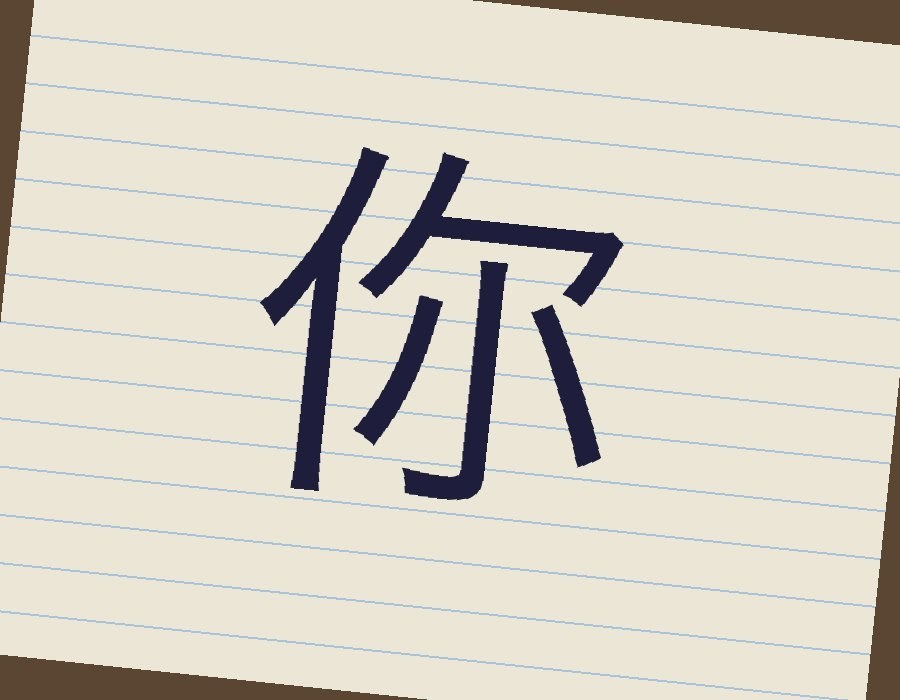
#> input picture backend/test_data/d_ni_clean.jpg, 900 x 700 px; its folder holds only this picture in this run
$ python -i strokes.py   (imports and definitions only)
#> lines starting #> are read from the running program, lines starting #| are printed output that depends on the picture; after the words box and inside, x2 and y2 are one past the last pixel; in counts of white or black regions, pixels touching at a corner belong together
### backend/worn/config.py
"""Paths, model names and timeouts. Every value can be overridden with a WORN_* env var."""

from __future__ import annotations

import os
from pathlib import Path

HERE = Path(__file__).resolve().parent.parent  # backend/
ROOT = HERE.parent
CONTENT_DIR = Path(os.environ.get("WORN_CONTENT_DIR", ROOT / "content"))
WEB_DIR = Path(os.environ.get("WORN_WEB_DIR", ROOT / "web"))
SEED_DIR = HERE / "seed"
DATA_DIR = Path(os.environ.get("WORN_DATA_DIR", HERE / "data"))  # memory + journal (gitignored)
CAPTURE_DIR = Path(os.environ.get("WORN_CAPTURE_DIR", HERE / "captures"))

OLLAMA_URL = os.environ.get("WORN_OLLAMA_URL", "http://127.0.0.1:11434")
VISION_MODEL = os.environ.get("WORN_VISION_MODEL", "qwen2.5vl:7b")
TUTOR_MODEL = os.environ.get("WORN_TUTOR_MODEL", "qwen2.5:14b")
TUTOR_FALLBACK = os.environ.get("WORN_TUTOR_FALLBACK", "qwen2.5:7b")
KEEP_ALIVE = os.environ.get("WORN_KEEP_ALIVE", "12h")
TUTOR_CTX = int(os.environ.get("WORN_TUTOR_CTX", "2048"))
VISION_CTX = int(os.environ.get("WORN_VISION_CTX", "4096"))

GRADE_TIMEOUT = float(os.environ.get("WORN_GRADE_TIMEOUT", "30"))
TUTOR_BUDGET = float(os.environ.get("WORN_TUTOR_BUDGET", "3"))  # brief: fall back to 7b past 3 s
HEDGE_AFTER = float(os.environ.get("WORN_HEDGE_AFTER", "1.0"))  # start 7b in parallel after this
DECIDE_CAP = float(os.environ.get("WORN_DECIDE_CAP", "4.5"))  # total; past it the rule policy decides
FALLBACK_TIMEOUT = float(os.environ.get("WORN_FALLBACK_TIMEOUT", "6"))
WARM_MODELS = os.environ.get("WORN_WARM", "1") == "1"
FAKE_GRADE = os.environ.get("WORN_FAKE_GRADE") == "1"  # demo safety net: canned pass if vision is down

LANG_ORDER = ["mandarin", "hindi", "arabic", "russian", "hebrew", "greek"]
CUT_LANGS = {"asl", "japanese"}  # ASL cut 2026-11-20, Japanese cut 2026-11-21

# Language + script names only (brief: never flags).
LANGS = {
    "mandarin": {"name": "Mandarin Chinese", "script": "Simplified Chinese characters", "rtl": False},
    "hindi": {"name": "Hindi", "script": "Devanagari", "rtl": False},
    "arabic": {"name": "Arabic", "script": "Arabic script (isolated letters)", "rtl": True},
    "russian": {"name": "Russian", "script": "Cyrillic (printed)", "rtl": False},
    "hebrew": {"name": "Hebrew", "script": "Hebrew alphabet (block print)", "rtl": True},
    "greek": {"name": "Greek", "script": "Greek alphabet", "rtl": False},
}

for d in (DATA_DIR, CAPTURE_DIR):
    d.mkdir(parents=True, exist_ok=True)

### backend/worn/strokes.py
"""Tier 2 perception: stroke templates + OpenCV ink matching (target < 300 ms).

Templates, in a y-down square frame:
  mandarin: hanzi-writer medians (1024 grid, y up), true stroke order.
  svg (content/strokes/{lang}/*.svg, 109 grid): centerline paths, one <path> per stroke. The team's
    hand-authored files say "suggested" and are labeled that way (ordered=False: we don't claim
    a canonical order for them).
  anything else: the glyph is rendered from a system font, thinned to a skeleton and treated as
    ONE "trace the shape" stroke.

Matching: the photo's ink is thresholded, cleaned, thinned to a skeleton, normalized to a unit
box and compared to the template points with a symmetric chamfer distance on a raster."""

from __future__ import annotations

import functools
import io
import json
import logging
import re

import cv2
import numpy as np
from PIL import Image, ImageDraw, ImageFont, ImageOps

from . import config

log = logging.getLogger("worn.strokes")

GRID = 128  # raster size for the distance transform
DONE_SCORE = 45  # minimum match for a stroke to count (plus the relative test)
FONT_CANDIDATES = [
    "/System/Library/Fonts/Supplemental/Arial Unicode.ttf",
    "/Library/Fonts/Arial Unicode.ttf",
    "/System/Library/Fonts/Supplemental/DevanagariMT.ttc",
    "/System/Library/Fonts/Supplemental/GeezaPro.ttc",
]
EXTS = ("svg", "gif", "webm", "mp4", "json")


def _hex(char: str) -> str:
    return "-".join(f"{ord(c):x}" for c in char)


# [36 lines left out: functions stroke_file, stroke_url, stroke_count, _densify, not called in this run]


def _cubic(p0, p1, p2, p3, n=12):
    t = np.linspace(0, 1, n)[:, None]
    return (1 - t) ** 3 * p0 + 3 * (1 - t) ** 2 * t * p1 + 3 * (1 - t) * t ** 2 * p2 + t ** 3 * p3


_TOK = re.compile(r"[MmCcSsLlHhVvZz]|-?\d*\.?\d+(?:e-?\d+)?")


# [98 lines left out: functions parse_svg_path, _font, _glyph_skeleton_points, template, _template, not called in this run]


# ------------------------------------------------------------------ ink

WORK_SIDE = 1024  # ink detection resolution: thin pen lines vanish at 640 px on whole-page photos


# [5 lines left out: function decode, not called in this run]


def paper_background(gray: np.ndarray) -> np.ndarray:
    """Local paper brightness: a large grayscale closing removes dark thin marks (ink, ruled
    lines), leaving the paper and its shadows. Computed at 1/4 scale for speed."""
    h, w = gray.shape
    small = cv2.resize(gray, (max(8, w // 4), max(8, h // 4)), interpolation=cv2.INTER_AREA)
    k = max(9, (min(small.shape) // 12) | 1)
    bg = cv2.morphologyEx(small, cv2.MORPH_CLOSE, cv2.getStructuringElement(cv2.MORPH_ELLIPSE, (k, k)))
    bg = cv2.medianBlur(bg, 5)
    return cv2.resize(bg, (w, h), interpolation=cv2.INTER_LINEAR)


# Ink vs paper brightness (pixel / local paper). Measured on the 3 teammate notebook photos in
# test_data/handwriting: pen ink 0.37-0.69, darkest ruled-line pixels >= 0.74. Hysteresis: a
# stroke needs a seed darker than INK_STRONG and then grows through pixels darker than INK_WEAK.
INK_STRONG = 0.58
INK_WEAK = 0.70


def extract_ink(bgr: np.ndarray) -> np.ndarray:
    """Binary mask (uint8 0/255) of pen ink, robust to real notebook photos:
    - shadows / uneven light: compare each pixel to the LOCAL paper brightness, not a global level
    - ruled lines and the red margin: much lighter than pen ink relative to the paper, so they fail INK_RATIO
    - desk, spiral binding, page edge: outside the paper mask or touching the image border
    - hole punches: solid, round, thick blobs, unlike pen strokes
    - specks: too small"""
    gray = cv2.cvtColor(bgr, cv2.COLOR_BGR2GRAY)
    gray = cv2.GaussianBlur(gray, (3, 3), 0)
    h, w = gray.shape
    bg = paper_background(gray).astype(np.float32)
    ratio = gray.astype(np.float32) / np.maximum(bg, 1)
    weak = (ratio < INK_WEAK).astype(np.uint8) * 255
    strong = ratio < INK_STRONG

    # Paper = bright, smooth background. Ink must sit on it (spiral rings and the desk don't).
    bright = float(np.percentile(bg, 90))
    paper = (bg > 0.55 * bright).astype(np.uint8)
    paper = cv2.erode(paper, np.ones((9, 9), np.uint8))
    weak[paper == 0] = 0
    # Ruled lines touching a letter would be "grown" into it as horizontal spurs. Remove long thin
    # horizontal runs made only of faint pixels; pen strokes (even horizontal ones) are dark enough
    # to be strong, so they are never removed here.
    faint = cv2.bitwise_and(weak, cv2.bitwise_not(strong.astype(np.uint8) * 255))
    run = max(15, w // 40)
    lines = cv2.morphologyEx(faint, cv2.MORPH_OPEN, cv2.getStructuringElement(cv2.MORPH_RECT, (run, 1)))
    lines = cv2.dilate(lines, np.ones((3, 1), np.uint8))
    weak = cv2.bitwise_and(weak, cv2.bitwise_not(cv2.bitwise_and(lines, faint)))
    nw, wl = cv2.connectedComponents(weak, connectivity=8)
    seeded = np.zeros(nw, bool)
    seeded[np.unique(wl[strong & (wl > 0)])] = True
    seeded[0] = False
    mask = seeded[wl].astype(np.uint8) * 255
    mask = cv2.morphologyEx(mask, cv2.MORPH_CLOSE, np.ones((3, 3), np.uint8))

    n, labels, stats, _ = cv2.connectedComponentsWithStats(mask, 8)
    if n <= 1:
        return np.zeros_like(mask)
    dist = cv2.distanceTransform(mask, cv2.DIST_L2, 3)
    min_area = max(10, int(h * w * 0.00003))
    cand = []
    for i in range(1, n):
        x, y, bw, bh, area = stats[i]
        touches = x <= 2 or y <= 2 or x + bw >= w - 2 or y + bh >= h - 2
        sparse_long = (bw > 0.6 * w or bh > 0.6 * h) and area < 0.08 * bw * bh  # page edge, long line
        if area < min_area or touches:
            continue
        comp = labels[y:y + bh, x:x + bw] == i
        if sparse_long and float(strong[y:y + bh, x:x + bw][comp].mean()) < 0.5:
            continue  # faint and long: a ruled line or the page edge. A dark pen stroke filling the frame stays.
        thick = float(dist[y:y + bh, x:x + bw][comp].max())
        cand.append((i, x, y, bw, bh, area, thick))
    if not cand:
        return np.zeros_like(mask)
    pen = float(np.median([c[6] for c in cand]))  # typical half-width of a pen stroke here
    spiral = _binding_columns(cand, w, h)
    keep = np.zeros_like(mask)
    for i, x, y, bw, bh, area, thick in cand:
        if i in spiral:
            continue
        # Spiral rings, hole-punch shadows and blots are much thicker than this photo's pen strokes.
        # Relative to the median, so a close-up written with a thick marker still passes.
        if len(cand) > 2 and thick > 2.2 * max(pen, 1.0):
            continue
        keep[labels == i] = 255
    if pen >= 2.5:
        # Hairline stubs (bits of ruled line touching a thick stroke) wreck the shape match; a 3x3
        # opening removes them. Only when the pen is clearly thicker than a hair, so fine-pen
        # whole-page photos keep every stroke.
        keep = cv2.morphologyEx(keep, cv2.MORPH_OPEN, np.ones((3, 3), np.uint8))
    return keep


def _binding_columns(cand: list, w: int, h: int) -> set[int]:
    """Spiral binding: many components stacked in a narrow vertical band near the left or right
    edge, spanning a good part of the page height. Handwriting doesn't look like that."""
    out: set[int] = set()
    for side in ("left", "right"):
        comps = [c for c in cand if ((c[1] + c[3] / 2) < 0.18 * w if side == "left" else (c[1] + c[3] / 2) > 0.82 * w)]
        if len(comps) < 6:
            continue
        xs = np.array([c[1] + c[3] / 2 for c in comps])
        for cx in xs:
            band = [c for c, x in zip(comps, xs) if abs(x - cx) < 0.05 * w]
            ys = [c[2] for c in band] + [c[2] + c[4] for c in band]
            if len(band) >= 6 and (max(ys) - min(ys)) > 0.25 * h:
                out.update(c[0] for c in band)
    return out


# [51 lines left out: functions ink_points, _normalize, _transform, _raster, _chamfer_once, not called in this run]


# Camera tilt and handwriting slant: the ink is un-tilted / un-slanted before comparing.
# Slanted (cursive-ish) writing is mostly a horizontal shear, which rotation alone can't undo.
POSES = [(a, s) for a in (-10, -5, 0, 5, 10) for s in (-0.3, 0.0, 0.3)]


# [5 lines left out: function chamfer_detail, not called in this run]


def chamfer_score(ink: np.ndarray, tmpl: np.ndarray) -> float:
    """0-100. Symmetric mean distance between two point sets after normalization."""
    return chamfer_detail(ink, tmpl)[0]


MIN_COVERAGE = 0.7  # most of strokes 0..k must have ink near them


# [47 lines left out: functions match_stroke, compare_full, not called in this run]

>>> import cv2
>>> picture = cv2.imread('../test_data/d_ni_clean.jpg')
#> picture is the input picture: shape (700, 900, 3); mean B, G, R 198.1, 210.3, 215.6
>>> result = extract_ink(picture)
#> in extract_ink, `ratio = gray.astype(np.float32) / np.maximum(bg, 1)`:
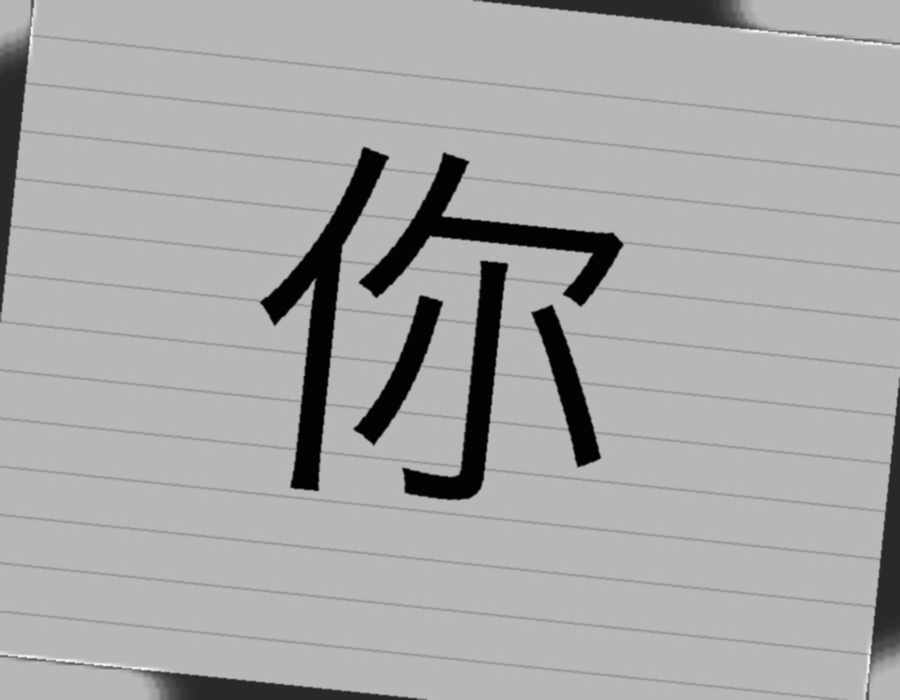
#> ratio: shape (700, 900) float32; min 0.126, max 1.34, mean 0.931; drawn with min black and max white
#> in extract_ink, `weak = (ratio < INK_WEAK).astype(np.uint8) * 255`: weak: shape (700, 900); 8.1% white; 29 white regions (12 under 20 px), largest, box (x1, y1, x2, y2) and area: (260, 147, 389, 491) 10580, (359, 152, 624, 307) 9161, (402, 261, 508, 500) 7055
#> in extract_ink, `strong = ratio < INK_STRONG`:
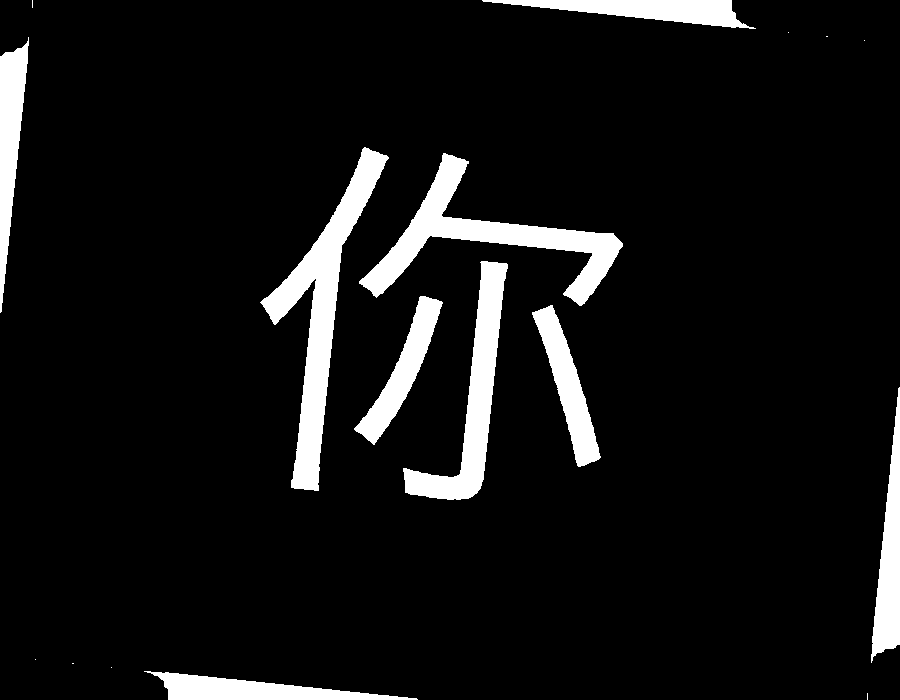
#> strong: shape (700, 900) bool; 7.8% white; 17 white regions (8 under 20 px), largest, box (x1, y1, x2, y2) and area: (260, 147, 389, 491) 10278, (359, 153, 623, 306) 8993, (403, 261, 508, 500) 6942
#> in extract_ink, `bright = float(np.percentile(bg, 90))`: bright = 230
#> in extract_ink, `paper = (bg > 0.55 * bright).astype(np.uint8)`: paper: shape (700, 900); values 0 (black) and 1 (white), 97.7% white; 4 black regions, box (x1, y1, x2, y2) and area: (0, 656, 168, 700) 5840, (732, 0, 900, 44) 5839, (0, 0, 32, 56) 1517, (868, 645, 900, 700) 1492
#> in extract_ink, `paper = cv2.erode(paper, np.ones((9, 9), np.uint8))`:
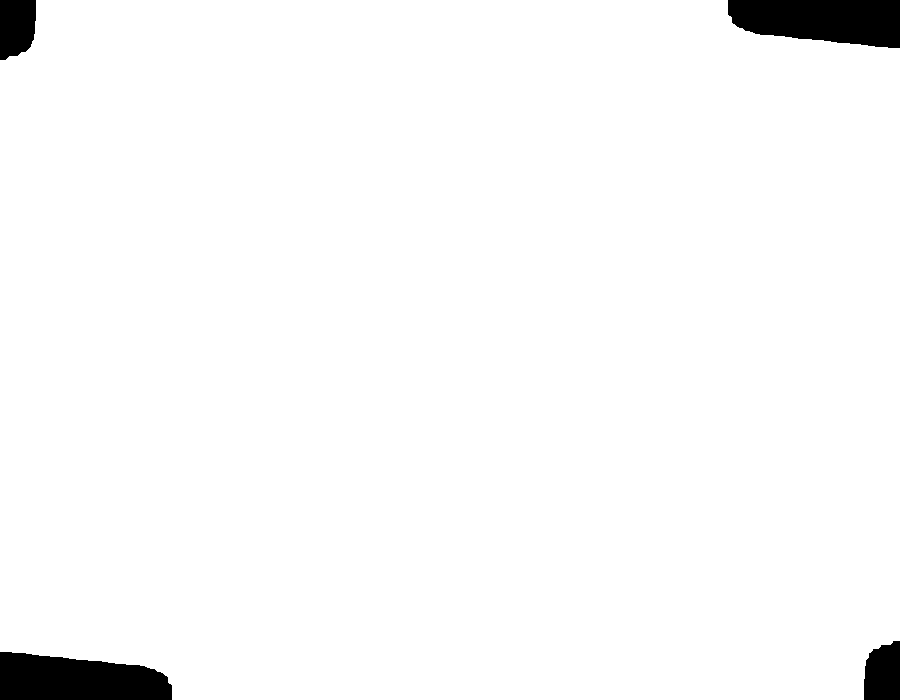
#> paper: shape (700, 900); values 0 (black) and 1 (white), 97.3% white; 4 black regions, box (x1, y1, x2, y2) and area: (0, 652, 172, 700) 6704, (728, 0, 900, 48) 6703, (0, 0, 36, 60) 1885, (864, 641, 900, 700) 1856
#> in extract_ink, `faint = cv2.bitwise_and(weak, cv2.bitwise_not(strong.astype(np.uint8) ..`: faint: shape (700, 900); 0.15% white in thin lines or dots
#> in extract_ink, `lines = cv2.morphologyEx(faint, cv2.MORPH_OPEN, cv2.getStructuringElem..`: lines: shape (700, 900); every value is 0
#> in extract_ink, `nw, wl = cv2.connectedComponents(weak, connectivity=8)`:
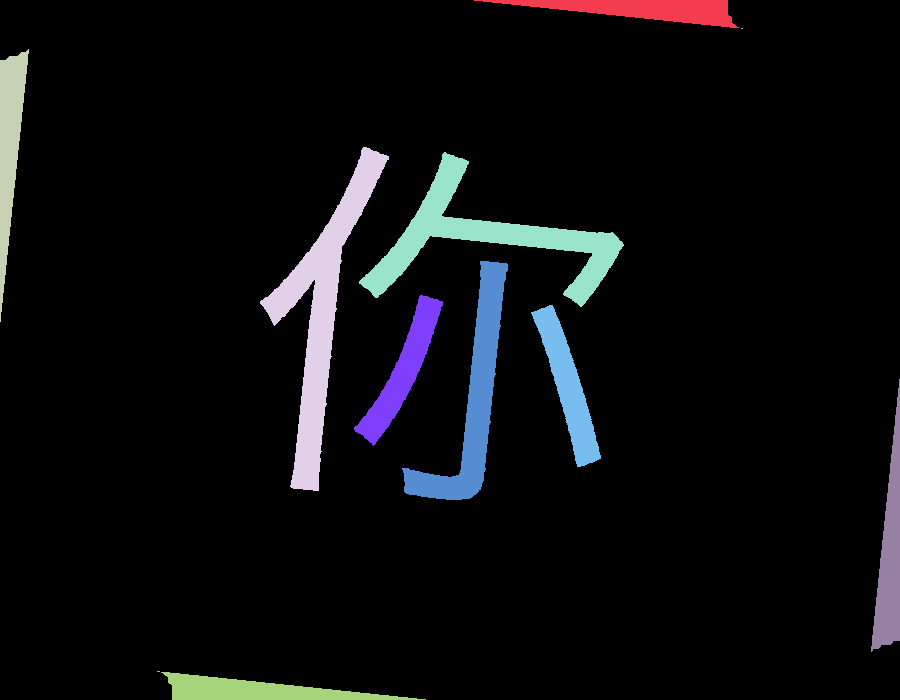
#> wl: shape (700, 900) int32; 12 distinct labels, from 0 to 11; one colour per label, 0 black
#> in extract_ink, `nw, wl = cv2.connectedComponents(weak, connectivity=8)`: nw = 12
#> in extract_ink, `mask = cv2.morphologyEx(mask, cv2.MORPH_CLOSE, np.ones((3, 3), np.uint..`: mask: shape (700, 900); 7.9% white; 9 white regions, largest, box (x1, y1, x2, y2) and area: (260, 147, 389, 491) 10584, (359, 152, 624, 307) 9167, (402, 261, 508, 500) 7055
#> in extract_ink, `n, labels, stats, _ = cv2.connectedComponentsWithStats(mask, 8)`:
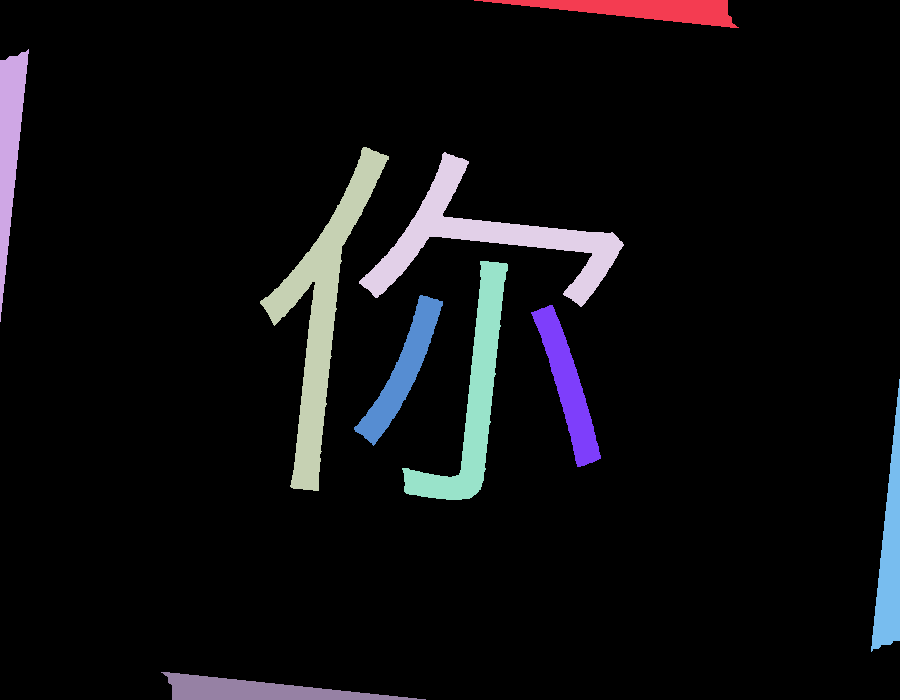
#> labels: shape (700, 900) int32; 10 distinct labels, from 0 to 9; one colour per label, 0 black
#> in extract_ink, `n, labels, stats, _ = cv2.connectedComponentsWithStats(mask, 8)`: n = 10; stats = [[0, 0, 900, 700, 580526], [474, 0, 265, 28, 3608], [0, 49, 29, 273, 3857], [260, 147, 129, 344, 10584], [359, 152, 265, 155, 9167], [402, 261, 106, 239, 7055], [354, 295, 89, 151, 3800], [531, 305, 70, 162, 3911], [871, 379, 29, 273, 3883], [161, 672, 265, 28, 3609]]
#> the loop in extract_ink, `for i in range(1, n):` made 9 passes
#> (x, y, bw, bh, area, touches, thick) on passes 3 to 7: (260, 147, 129, 344, 10584, False, 18.34), (359, 152, 265, 155, 9167, False, 15.28), (402, 261, 106, 239, 7055, False, 13.28), (354, 295, 89, 151, 3800, False, 13.28), (531, 305, 70, 162, 3911, False, 12.41)
#> pass 3, in extract_ink, `comp = labels[y:y + bh, x:x + bw] == i`:
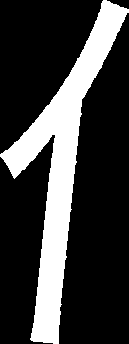
#> comp: shape (344, 129) bool; 23.9% white; 1 white region, box (x1, y1, x2, y2) and area: (0, 0, 129, 344) 10584
#> after the loop in extract_ink, `for i in range(1, n):`: cand = [(3, 260, 147, 129, 344, 10584, 18.34), (4, 359, 152, 265, 155, 9167, 15.28), (5, 402, 261, 106, 239, 7055, 13.28), (6, 354, 295, 89, 151, 3800, 13.28), (7, 531, 305, 70, 162, 3911, 12.41)]
#> in extract_ink, `pen = float(np.median([c[6] for c in cand]))`: pen = 13.28
#> after the loop in _binding_columns, `for side in ("left", "right"):`: out = 0 items
#> the loop in extract_ink, `for i, x, y, bw, bh, area, thick in cand:` made 5 passes
#> after the loop in extract_ink, `for i, x, y, bw, bh, area, thick in cand:`:
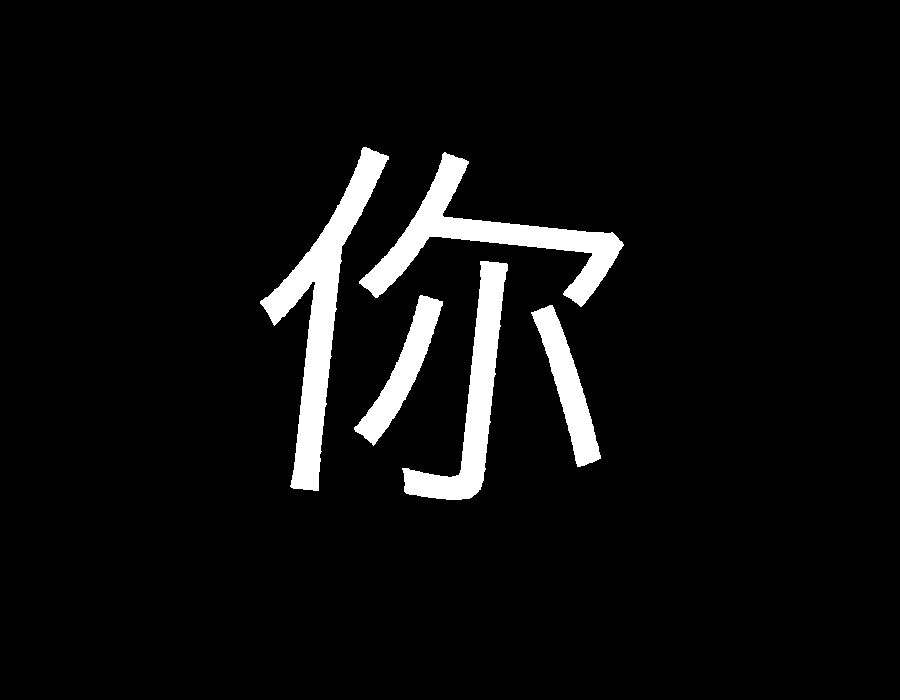
#> keep: shape (700, 900); 5.5% white; 5 white regions, box (x1, y1, x2, y2) and area: (260, 147, 389, 491) 10584, (359, 152, 624, 307) 9167, (402, 261, 508, 500) 7055, (531, 305, 601, 467) 3911, (354, 295, 443, 446) 3800
#> in extract_ink, `keep = cv2.morphologyEx(keep, cv2.MORPH_OPEN, np.ones((3, 3), np.uint8))`: keep: shape (700, 900); 5.5% white; 5 white regions, box (x1, y1, x2, y2) and area: (260, 147, 389, 491) 10573, (359, 153, 623, 306) 9157, (403, 261, 508, 500) 7045, (532, 305, 601, 467) 3909, (354, 295, 443, 445) 3799
